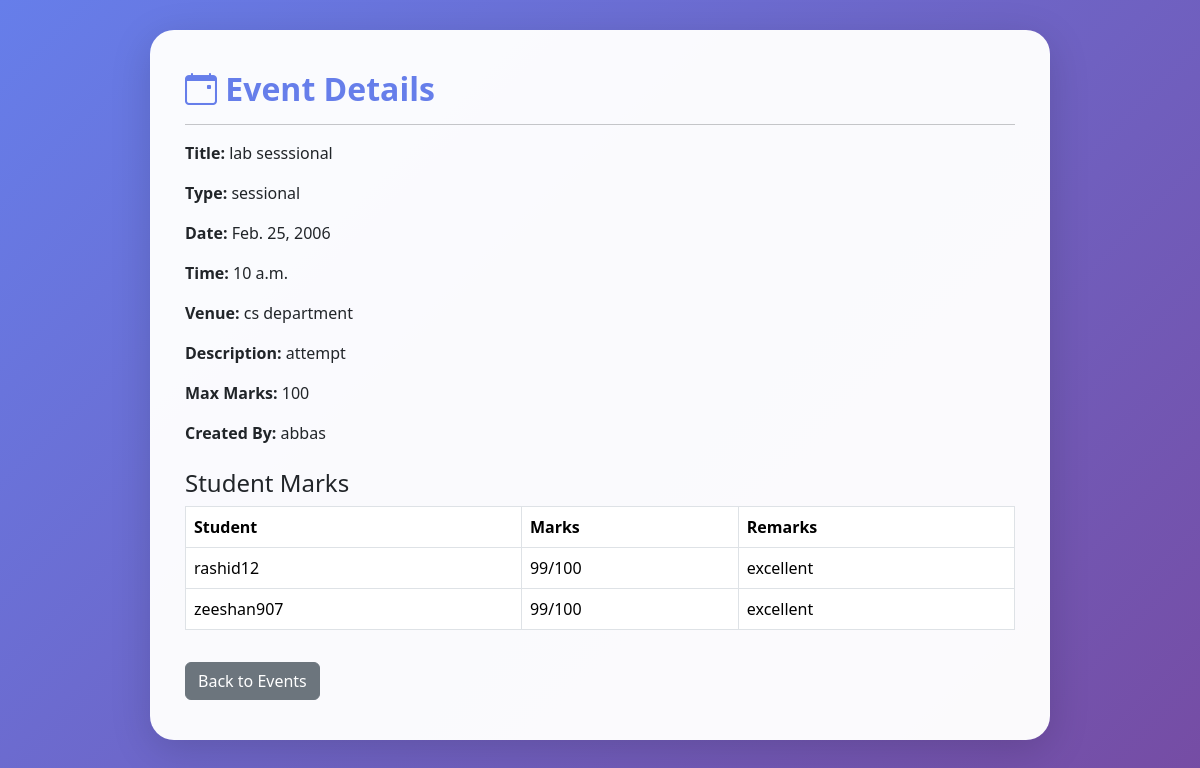
Screenshot of /events/1/ (signed in) with the database file from the repository.
### core/models.py (models this page shows, shortened)
class Event(models.Model):
    EVENT_TYPE_CHOICES = (
        ('sessional', 'Sessional Exam'),
        ('assignment', 'Assignment'),
        ('project', 'Project'),
        ('quiz', 'Quiz'),
        ('workshop', 'Workshop'),
    )
    title = models.CharField(max_length=200)
    event_type = models.CharField(max_length=20, choices=EVENT_TYPE_CHOICES, default='sessional')
    date = models.DateField()
    time = models.TimeField(blank=True, null=True)
    venue = models.CharField(max_length=200, blank=True)
    description = models.TextField()
    max_marks = models.IntegerField(default=100)
    created_by = models.ForeignKey(User, on_delete=models.CASCADE, related_name='created_events')
    assigned_students = models.ManyToManyField(
        User,
        related_name='assigned_events',
        blank=True,
        limit_choices_to={'role': 'student'}
    )
    created_at = models.DateTimeField(auto_now_add=True)
    updated_at = models.DateTimeField(auto_now=True)
    class Meta:
        ordering = ['-date']

class User(AbstractUser):
    ROLE_CHOICES = (
        ('admin', 'Admin'),
        ('faculty', 'Faculty'),
        ('student', 'Student'),
    )
    role = models.CharField(max_length=10, choices=ROLE_CHOICES, default='student')
    phone = models.CharField(max_length=15, blank=True, null=True)
    enrollment_no = models.CharField(max_length=20, blank=True, null=True)
    department = models.CharField(max_length=100, blank=True, null=True)

class SessionalMark(models.Model):
    student = models.ForeignKey(User, on_delete=models.CASCADE, related_name="marks")
    event = models.ForeignKey(Event, on_delete=models.CASCADE, related_name="marks")
    marks_obtained = models.IntegerField()
    remarks = models.TextField(blank=True)
    entered_by = models.ForeignKey(User, on_delete=models.CASCADE, related_name='entered_marks')
    entered_at = models.DateTimeField(auto_now_add=True)
    updated_at = models.DateTimeField(auto_now=True)
    class Meta:
        unique_together = ('student', 'event')
        ordering = ['-entered_at']

### core/views.py (the view)
# urls.py: path('events/<int:pk>/', views.event_detail, name='event_detail'),
@login_required
def event_detail(request, pk):
    event = get_object_or_404(Event, pk=pk)
    marks = SessionalMark.objects.filter(event=event).select_related('student')
    context = {'event': event, 'marks': marks}
    return render(request, 'event_detail.html', context)

### core/templates/event_detail.html (shortened to what this page needs)
<!DOCTYPE html>
<html lang="en">
<head>
  <link href="https://cdn.jsdelivr.net/npm/bootstrap@5.3.2/dist/css/bootstrap.min.css" rel="stylesheet">
  <link href="https://cdnjs.cloudflare.com/ajax/libs/bootstrap-icons/1.10.5/font/bootstrap-icons.min.css" rel="stylesheet">
</head>
<body>
  <div class="container-box">
    <h2><i class="bi bi-calendar-event"></i> Event Details</h2>
    <hr>
    <p><strong>Title:</strong> {{ event.title }}</p>
    <p><strong>Type:</strong> {{ event.event_type }}</p>
    <p><strong>Date:</strong> {{ event.date }}</p>
    <p><strong>Time:</strong> {{ event.time|default:"N/A" }}</p>
    <p><strong>Venue:</strong> {{ event.venue }}</p>
    <p><strong>Description:</strong> {{ event.description }}</p>
    <p><strong>Max Marks:</strong> {{ event.max_marks }}</p>
    <p><strong>Created By:</strong> {{ event.created_by.username }}</p>
    <h4 class="mt-4">Student Marks</h4>
    <table class="table table-bordered">
      <thead>
        <tr><th>Student</th><th>Marks</th><th>Remarks</th></tr>
      </thead>
      <tbody>
        {% for mark in marks %}
          <tr>
            <td>{{ mark.student.username }}</td>
            <td>{{ mark.marks_obtained }}/{{ event.max_marks }}</td>
            <td>{{ mark.remarks }}</td>
          </tr>
        {% empty %}
          <tr><td colspan="3" class="text-center">No marks entered yet.</td></tr>
        {% endfor %}
      </tbody>
    </table>
    <a href="{% url 'event_list' %}" class="btn btn-secondary mt-3">Back to Events</a>
  </div>
</body>
</html>

### core/templates/event_detail.html (style rules this page uses)
body { background: linear-gradient(135deg, #667eea 0%, #764ba2 100%); min-height: 100vh; }
.container-box { background: rgba(255,255,255,0.97); border-radius: 24px; box-shadow: 0 10px 40px rgba(0,0,0,0.15); padding: 40px 35px; margin: 30px auto; max-width: 900px; }
h2 { color: #667eea; font-weight: 700; }

### rows the page displays
Event: title "lab sesssional", event_type "sessional", date "Feb. 25, 2006", time "10 a.m.", venue "cs department", description "attempt", max_marks "100", created_by.username "abbas"
SessionalMark: student.username "rashid12", marks_obtained "99", remarks "excellent"
SessionalMark: student.username "zeeshan907", marks_obtained "99", remarks "excellent"
